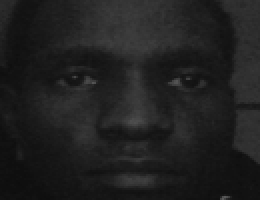
#> input picture Day7-Face Recognition/code7/code/Images_datasets/Bizzy/8.png, 130 x 100 px, found by its file name (shown 2 times larger)
$ python faceRecognition.py
#> lines starting #> are read from the running program, lines starting #| are printed output that depends on the picture; after the words box and inside, x2 and y2 are one past the last pixel; in counts of white or black regions, pixels touching at a corner belong together
import cv2, numpy, os
haar_file = 'D:\AI\Day7-Face Recognition\code7\code\haarcascade_frontalface_default.xml'
face_cascade = cv2.CascadeClassifier(haar_file)
datasets = 'D:\AI\Day7-Face Recognition\code7\code\Images_datasets'
print('Training...')
(images, labels, names, id) = ([], [], {}, 0)

for (subdirs, dirs, files) in os.walk(datasets):
    for subdir in dirs:
        names[id] = subdir
        subjectpath = os.path.join(datasets, subdir)
        for filename in os.listdir(subjectpath):
            path = subjectpath + '/' + filename
            label = id
            images.append(cv2.imread(path, 0))
            labels.append(int(label))
        id +=1

(images, labels) = [numpy.array(lis) for lis in [images, labels]]
print(images, labels)
(width, height) = (130, 100)
model = cv2.face.LBPHFaceRecognizer_create()
#model =  cv2.face.FisherFaceRecognizer_create()

model.train(images, labels)

webcam = cv2.VideoCapture(0)
cnt=0

while True:
    (_, im) = webcam.read()
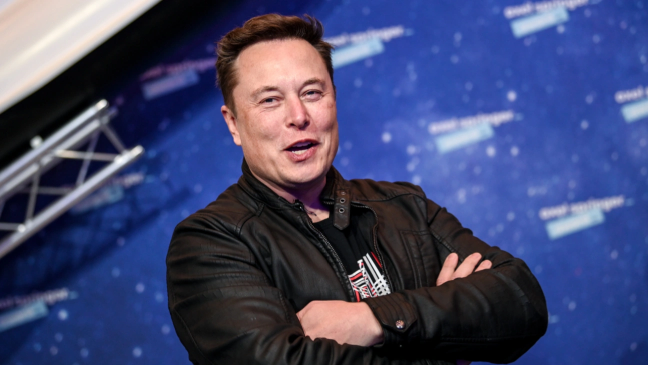
#> input picture Day-12 Image classification using CNN/Code/Code/simple_images/elon_musk/elon_15.jpg, 1296 x 730 px, given in place of the camera (shown at 1/2 size)
#> im is the input picture: shape (730, 1296, 3); mean B, G, R 111, 71.4, 65.6
    gray = cv2.cvtColor(im, cv2.COLOR_BGR2GRAY)
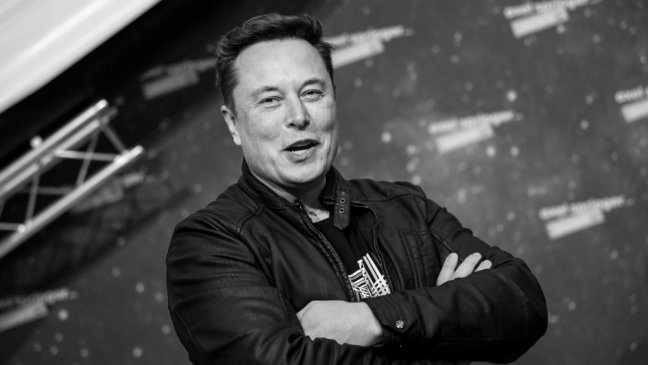
#> gray: shape (730, 1296) (shown at 1/2 size); min 0, max 254, mean 74.2
    faces = face_cascade.detectMultiScale(gray, 1.3, 5)
    for (x,y,w,h) in faces:
        cv2.rectangle(im,(x,y),(x+w,y+h),(255,255,0),2)
        face = gray[y:y + h, x:x + w]
        face_resize = cv2.resize(face, (width, height))

        prediction = model.predict(face_resize)
        cv2.rectangle(im, (x, y), (x + w, y + h), (0, 255, 0), 3)
        if prediction[1]<800: #You can increase the accuracy
            cv2.putText(im,'%s - %.0f' % (names[prediction[0]],prediction[1]),(x-10, y-10), cv2.FONT_HERSHEY_PLAIN,2,(0, 0, 255))
            print (names[prediction[0]])
            cnt=0
        else:
            cnt+=1
            cv2.putText(im,'Unknown',(x-10, y-10), cv2.FONT_HERSHEY_PLAIN,1,(0, 255, 0))
            if(cnt>100):
                print("Unknown Person")
                cv2.imwrite("unKnown.jpg",im)
                cnt=0
#> this loop made 1 pass
#> pass 1, `face = gray[y:y + h, x:x + w]`:
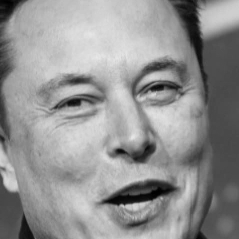
#> face: shape (239, 239); min 0, max 231, mean 146
#> pass 1, `face_resize = cv2.resize(face, (width, height))`:
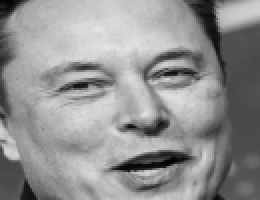
#> face_resize: shape (100, 130) (shown 2 times larger); min 2, max 230, mean 145.9
#> after the loop:
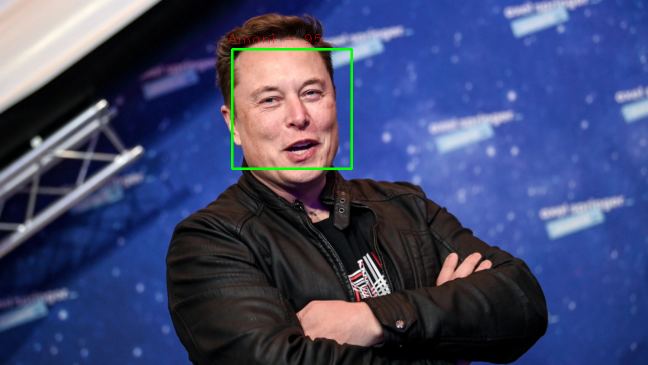
#> im: shape (730, 1296, 3) (shown at 1/2 size); 0.54% of pixels changed, all inside (x1, y1, x2, y2) = (456, 66, 706, 340)
    cv2.imshow('FaceRecognition', im)
    key = cv2.waitKey(10)
#> (key Esc is pressed here)
    if key == 27:
        break

webcam.release()
cv2.destroyAllWindows()
